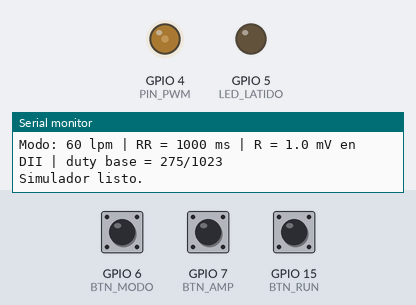
Recording of a sketch running on a simulated ESP32-S3. On the bench: output pins drawn as LEDs (lit = HIGH), the last lines printed to the serial monitor. Dashed ring = blinking. The inputs (shaded band) are chosen by the test bench; at power-on: GPIO 15 (BTN_RUN) HIGH, GPIO 6 (BTN_MODO) HIGH, GPIO 7 (BTN_AMP) HIGH.

Above: at 1.2 s.
1.3 s: GPIO 15 (BTN_RUN) pulled LOW for 0.15 s
At 2.4 s:
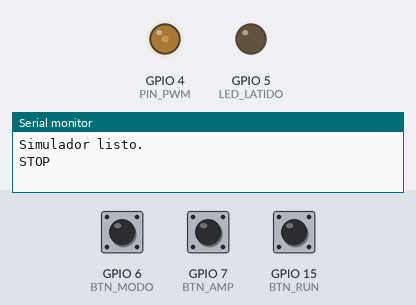
2.9 s: GPIO 15 (BTN_RUN) pulled LOW for 1 s
At 3.61 s:
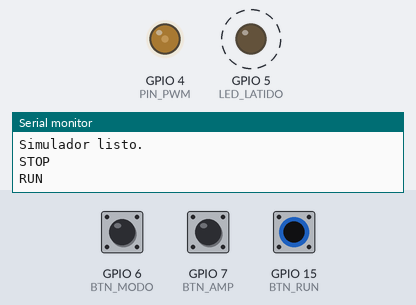
5.9 s: GPIO 6 (BTN_MODO) pulled LOW for 0.15 s
At 6.54 s:
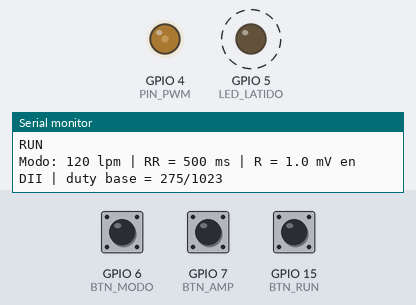
8.9 s: GPIO 7 (BTN_AMP) pulled LOW for 0.15 s
12.0 s: GPIO 6 (BTN_MODO) pulled LOW for 1 s
16.0 s: GPIO 6 (BTN_MODO) pulled LOW for 0.15 s
At 16.9 s:
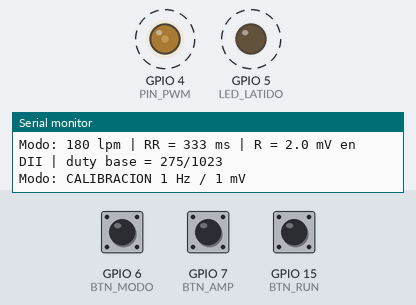
Timing chart, 0 to 20.1 s (numbered marks = the images above; inputs shaded):
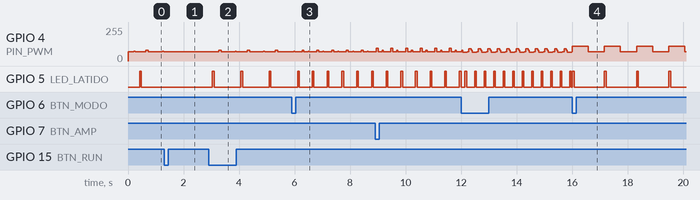

Measured:
- after the input at 1.3 s, GPIO 4 (PIN_PWM): goes on until 1.3 s, then stays 68/255; GPIO 5 (LED_LATIDO): stops changing and stays LOW
- after the input at 5.9 s, GPIO 5 (LED_LATIDO): alternates HIGH for 0.06 s and LOW for 0.47 s, starting after 0.73 s
- after the input at 16.0 s, GPIO 5 (LED_LATIDO): alternates HIGH for 0.07 s and LOW for 1.1 s, starting at once

The sketch:

simulador_ecg_pwm.ino
```cpp
/*
  Simulador de ECG de 3 derivaciones — ESP32-S3 + PWM
  ----------------------------------------------------
  Cadena: GPIO (PWM 10 bits, 78 kHz) -> filtro RC 2 etapas (TP1, volts)
          -> R3 100k / R4 100 / R5 100 -> bornes LL, LA, RA, N  (milivolts)

  Requiere: placa "esp32 by Espressif Systems" versión 3.x en el Arduino IDE.

  Controles:
    BTN_MODO  : cicla 40 -> 60 -> 120 -> 180 lpm -> calibración (1 Hz, 1 mV)
    BTN_AMP   : alterna onda R de 1 mV / 2 mV en DII
    BTN_RUN   : inicia / detiene la salida (detenido = línea base)
    LED_LATIDO: se enciende en cada onda R
*/

// ---------------- Pines (ajustar según la placa; evitar 0, 3, 45, 46) ----------------
const int PIN_PWM    = 4;
const int LED_LATIDO = 5;
const int BTN_MODO   = 6;
const int BTN_AMP    = 7;
const int BTN_RUN    = 15;

// ---------------- PWM: f_PWM x 2^bits = 80 MHz ----------------
const uint32_t PWM_FREQ = 78125;   // Hz (portadora)
const uint8_t  PWM_BITS = 10;      // 0..1023
const int      PWM_MAX  = (1 << PWM_BITS) - 1;

// ---------------- Actualización de la muestra ----------------
const uint32_t FS = 1000;          // Hz: un valor nuevo de la tabla cada 1 ms

// ---------------- Constantes del circuito ----------------
const float VDD        = 3.3f;     // nivel alto del GPIO
const float G_FILTRO   = 0.901f;   // ganancia DC hasta TP1 (carga de R3+R4+R5)
const float ATENUACION = 501.0f;   // TP1 / DII  = (R3+R4+R5)/(R4+R5)
const float TP1_BASE   = 0.80f;    // V en TP1 para la línea base (deja espacio a Q y S)

// ---------------- Modos ----------------
const int   BPM[]   = {40, 60, 120, 180};
const int   N_MODOS = 5;           // 4 ritmos + calibración
int   modo     = 1;                // arranca en 60 lpm
float ampR_mV  = 1.0f;             // amplitud de la onda R en DII
bool  corriendo = true;

// ---------------- Tabla de un latido ----------------
const int MAX_RR = 1500;           // 40 lpm -> 1500 ms -> 1500 muestras
uint16_t tabla[MAX_RR];
int      largoTabla = 1000;
int      idxR       = 400;         // muestra donde cae la onda R (para el LED)
volatile int idx    = 0;

// ---------------- Timer de hardware ----------------
hw_timer_t* timer = nullptr;
volatile bool tick = false;
void ARDUINO_ISR_ATTR onTimer() { tick = true; }   // la ISR solo avisa

// Convierte un voltaje deseado en DII (mV, sobre la línea base) a cuentas de PWM
uint16_t mV_a_duty(float dII_mV) {
  float tp1  = TP1_BASE + dII_mV * ATENUACION / 1000.0f;   // volts en TP1
  float duty = tp1 / (G_FILTRO * VDD);                     // fracción 0..1
  int   c    = (int)roundf(duty * PWM_MAX);
  return (uint16_t)constrain(c, 0, PWM_MAX);
}

// Gaussiana: cada onda del ECG se modela como una campana
float g(float t, float centro, float ancho, float alto) {
  float x = (t - centro) / ancho;
  return alto * expf(-0.5f * x * x);
}

// Construye la tabla de un latido completo para el modo actual
void construirTabla() {
  if (modo == 4) {                         // calibración: cuadrada 1 Hz, 1 mV
    largoTabla = 1000;
    idxR = 0;
    for (int i = 0; i < largoTabla; i++)
      tabla[i] = mV_a_duty(i < 500 ? 1.0f : 0.0f);
    Serial.println("Modo: CALIBRACION 1 Hz / 1 mV");
    return;
  }

  int   bpm = BPM[modo];
  int   RR  = 60000 / bpm;                 // ms por latido = muestras por latido
  float k   = sqrtf(RR / 1000.0f);         // Bazett: P-R y Q-T se acortan con sqrt(RR)
  float R   = 0.40f * RR;
  largoTabla = RR;
  idxR = (int)R;

  //            centro (ms)        ancho (ms)   alto (x R)
  float P[] = { R - 190 * k,       22 * k,      0.15f };
  float Q[] = { R - 25,            8,          -0.12f };   // el QRS no se estira:
  float Rw[]= { R,                 9,           1.00f };   // su duración casi no cambia
  float S[] = { R + 25,            8,          -0.25f };   // con la frecuencia cardíaca
  float T[] = { R + 240 * k,       40 * k,      0.30f };

  float e0 = 0, eN = 0;
  static float e[MAX_RR];
  for (int i = 0; i < RR; i++) {
    float t = i;
    e[i] = g(t, P[0], P[1], P[2]) + g(t, Q[0], Q[1], Q[2]) + g(t, Rw[0], Rw[1], Rw[2])
         + g(t, S[0], S[1], S[2]) + g(t, T[0], T[1], T[2]);
  }
  e0 = e[0]; eN = e[RR - 1];
  for (int i = 0; i < RR; i++) {
    float rampa = e0 + (eN - e0) * i / (float)(RR - 1);   // empalme suave entre latidos
    tabla[i] = mV_a_duty((e[i] - rampa) * ampR_mV);
  }

  Serial.printf("Modo: %d lpm | RR = %d ms | R = %.1f mV en DII | duty base = %d/%d\n",
                bpm, RR, ampR_mV, mV_a_duty(0), PWM_MAX);
}

// Lectura de pulsador con antirrebote (activo en LOW por INPUT_PULLUP)
bool presionado(int pin, bool& previo, uint32_t& t0) {
  bool ahora = digitalRead(pin) == LOW;
  bool flanco = false;
  if (ahora && !previo && millis() - t0 > 200) { flanco = true; t0 = millis(); }
  previo = ahora;
  return flanco;
}

void setup() {
  Serial.begin(115200);
  pinMode(LED_LATIDO, OUTPUT);
  pinMode(BTN_MODO, INPUT_PULLUP);
  pinMode(BTN_AMP,  INPUT_PULLUP);
  pinMode(BTN_RUN,  INPUT_PULLUP);

  ledcAttach(PIN_PWM, PWM_FREQ, PWM_BITS);   // configura la portadora
  construirTabla();

  timer = timerBegin(1000000);               // contador a 1 MHz
  timerAttachInterrupt(timer, &onTimer);
  timerAlarm(timer, 1000000 / FS, true, 0);  // alarma cada 1 ms, se recarga sola
  Serial.println("Simulador listo.");
}

void loop() {
  static bool pM = false, pA = false, pR = false;
  static uint32_t tM = 0, tA = 0, tR = 0;

  if (presionado(BTN_MODO, pM, tM)) { modo = (modo + 1) % N_MODOS; idx = 0; construirTabla(); }
  if (presionado(BTN_AMP,  pA, tA)) { ampR_mV = (ampR_mV == 1.0f) ? 2.0f : 1.0f; construirTabla(); }
  if (presionado(BTN_RUN,  pR, tR)) { corriendo = !corriendo; Serial.println(corriendo ? "RUN" : "STOP"); }

  if (tick) {                                // una vez por milisegundo
    tick = false;
    if (corriendo) {
      ledcWrite(PIN_PWM, tabla[idx]);        // nuevo ancho de pulso
      digitalWrite(LED_LATIDO, (idx - idxR >= 0 && idx - idxR < 60) ? HIGH : LOW);
      idx = (idx + 1) % largoTabla;
    } else {
      ledcWrite(PIN_PWM, mV_a_duty(0));      // detenido: línea base
      digitalWrite(LED_LATIDO, LOW);
    }
  }
}
```
